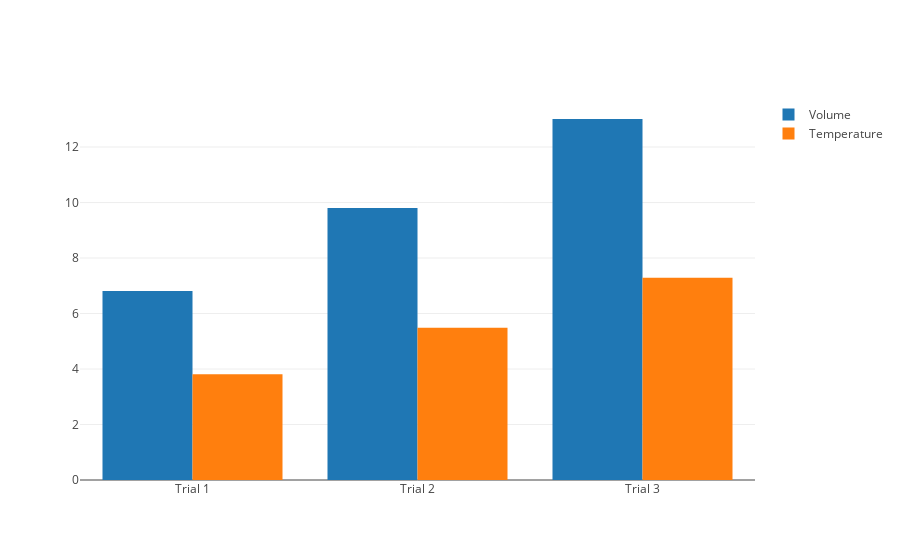

Notebook cell for this chart:
### Code cell
#STEP 3
#graph-generating cell - run after generating each new data pair

init_notebook_mode(connected=True)

#generates volume bars
trace1 = go.Bar(
    x=trials,
    y=volumes,
    name='Volume'
)

#generates temperature bars
trace2 = go.Bar(
    x=trials,
    y=temps,
    name='Temperature'
)

#gives graph grouped-bars layout
data = [trace1, trace2]
layout = go.Layout(
    barmode='group'
)

#generates graph
fig = go.Figure(data=data, layout=layout)
py.iplot(fig, filename='grouped-bar')

### Figure 1 — Plotly figure (JSON) as saved in the notebook; plotly's stock layout.template omitted (floating-point values rounded to 4 significant figures)
{"data": [{"name": "Volume", "type": "bar", "x": ["Trial 1", "Trial 2", "Trial 3"], "y": [6.81, 9.8, 13.01]}, {"name": "Temperature", "type": "bar", "x": ["Trial 1", "Trial 2", "Trial 3"], "y": [3.814, 5.488, 7.286]}], "layout": {"barmode": "group"}}
